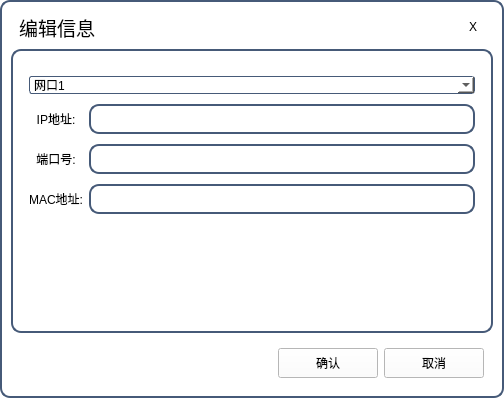
<?xml version="1.0" encoding="UTF-8"?>
<ui version="4.0">
 <class>dlog_editnet</class>
 <widget class="QDialog" name="dlog_editnet">
  <property name="geometry">
   <rect>
    <x>0</x>
    <y>0</y>
    <width>504</width>
    <height>398</height>
   </rect>
  </property>
  <property name="windowTitle">
   <string>Form</string>
  </property>
  <property name="styleSheet">
   <string notr="true">#dlog_editnet{
background-color: rgb(255,255,255);
border:2px solid rgb(70,90,120);
border-radius:10px;
}</string>
  </property>
  <layout class="QGridLayout" name="gridLayout">
   <item row="0" column="0">
    <widget class="QWidget" name="titleBar" native="true">
     <property name="maximumSize">
      <size>
       <width>16777215</width>
       <height>32</height>
      </size>
     </property>
     <property name="styleSheet">
      <string notr="true">color: rgb(0,0,0);
background-color: rgb(255,255,255);
font: 75 12pt &quot;微软雅黑&quot;;
border-top-left-radius:4px;
border-top-right-radius:4px;</string>
     </property>
     <layout class="QGridLayout" name="gridLayout_7">
      <property name="leftMargin">
       <number>0</number>
      </property>
      <property name="topMargin">
       <number>0</number>
      </property>
      <property name="rightMargin">
       <number>0</number>
      </property>
      <property name="bottomMargin">
       <number>0</number>
      </property>
      <property name="spacing">
       <number>0</number>
      </property>
      <item row="0" column="0">
       <layout class="QGridLayout" name="gridLayout_8">
        <property name="leftMargin">
         <number>6</number>
        </property>
        <item row="0" column="0">
         <layout class="QGridLayout" name="gridLayout_9"/>
        </item>
       </layout>
      </item>
      <item row="0" column="1">
       <widget class="QLabel" name="lbTitle">
        <property name="minimumSize">
         <size>
          <width>80</width>
          <height>0</height>
         </size>
        </property>
        <property name="font">
         <font>
          <family>微软雅黑</family>
          <pointsize>14</pointsize>
          <weight>9</weight>
          <italic>false</italic>
          <bold>false</bold>
         </font>
        </property>
        <property name="styleSheet">
         <string notr="true">color: rgb(0,0,0);
font: 75 14pt &quot;微软雅黑&quot;;
background-color: rgb(255,255,255);</string>
        </property>
        <property name="text">
         <string>编辑信息</string>
        </property>
        <property name="alignment">
         <set>Qt::AlignCenter</set>
        </property>
       </widget>
      </item>
      <item row="0" column="2">
       <layout class="QGridLayout" name="gridLayout_10">
        <property name="horizontalSpacing">
         <number>6</number>
        </property>
        <property name="verticalSpacing">
         <number>0</number>
        </property>
        <item row="0" column="0">
         <spacer name="horizontalSpacer_3">
          <property name="orientation">
           <enum>Qt::Horizontal</enum>
          </property>
          <property name="sizeHint" stdset="0">
           <size>
            <width>40</width>
            <height>20</height>
           </size>
          </property>
         </spacer>
        </item>
        <item row="0" column="1">
         <widget class="QPushButton" name="btnClose">
          <property name="sizePolicy">
           <sizepolicy hsizetype="Minimum" vsizetype="Expanding">
            <horstretch>0</horstretch>
            <verstretch>0</verstretch>
           </sizepolicy>
          </property>
          <property name="minimumSize">
           <size>
            <width>40</width>
            <height>32</height>
           </size>
          </property>
          <property name="maximumSize">
           <size>
            <width>16777215</width>
            <height>16777215</height>
           </size>
          </property>
          <property name="styleSheet">
           <string notr="true">QPushButton#btnClose{
    border-radius:0px;
	color: rgb(0,0,0);
    background-color:rgba(0,0,0,0);
    border-style:none;
	font: 75 12pt &quot;微软雅黑&quot;;
}

QPushButton#btnClose:hover{
        background-color: qlineargradient(spread:pad, x1:0, y1:1, x2:0, y2:0, stop:0 rgba(25, 134, 199, 0), stop:1 #636363);
}

QPushButton#btnClose:hover{
        background-color: qlineargradient(spread:pad, x1:0, y1:1, x2:0, y2:0, stop:0 rgba(238, 0, 0, 128), stop:1 rgba(238, 44, 44, 255));
}</string>
          </property>
          <property name="text">
           <string>X</string>
          </property>
          <property name="type" stdset="0">
           <string>btn_win_ctrl</string>
          </property>
         </widget>
        </item>
       </layout>
      </item>
     </layout>
    </widget>
   </item>
   <item row="1" column="0">
    <widget class="QWidget" name="wid_all" native="true">
     <property name="minimumSize">
      <size>
       <width>150</width>
       <height>0</height>
      </size>
     </property>
     <property name="styleSheet">
      <string notr="true">#wid_all{
border:2px solid rgb(70,90,120);
border-radius:10px;
background-color: rgb(255,255,255);
}</string>
     </property>
     <layout class="QGridLayout" name="gridLayout_5">
      <item row="0" column="0" colspan="2">
       <widget class="QStackedWidget" name="stackedWidget">
        <property name="styleSheet">
         <string notr="true">background-color: rgb(255,255,255);</string>
        </property>
        <property name="currentIndex">
         <number>0</number>
        </property>
        <widget class="QWidget" name="page_Net">
         <layout class="QGridLayout" name="gridLayout_4">
          <property name="leftMargin">
           <number>0</number>
          </property>
          <property name="topMargin">
           <number>9</number>
          </property>
          <property name="rightMargin">
           <number>0</number>
          </property>
          <property name="bottomMargin">
           <number>0</number>
          </property>
          <property name="spacing">
           <number>0</number>
          </property>
          <item row="0" column="0">
           <widget class="QWidget" name="widget_3" native="true">
            <property name="styleSheet">
             <string notr="true">background-color: rgb(255,255,255);</string>
            </property>
            <layout class="QGridLayout" name="gridLayout_3">
             <property name="verticalSpacing">
              <number>10</number>
             </property>
             <item row="2" column="0">
              <widget class="QLabel" name="label_6">
               <property name="minimumSize">
                <size>
                 <width>50</width>
                 <height>0</height>
                </size>
               </property>
               <property name="styleSheet">
                <string notr="true">color: rgb(0,0,0);
font: 75 11pt &quot;微软雅黑&quot;;
background-color: rgb(255,255,255);</string>
               </property>
               <property name="text">
                <string>端口号:</string>
               </property>
               <property name="alignment">
                <set>Qt::AlignCenter</set>
               </property>
              </widget>
             </item>
             <item row="3" column="0">
              <widget class="QLabel" name="label_7">
               <property name="minimumSize">
                <size>
                 <width>50</width>
                 <height>0</height>
                </size>
               </property>
               <property name="styleSheet">
                <string notr="true">color: rgb(0,0,0);
font: 75 11pt &quot;微软雅黑&quot;;
background-color: rgb(255,255,255);</string>
               </property>
               <property name="text">
                <string>MAC地址:</string>
               </property>
               <property name="alignment">
                <set>Qt::AlignCenter</set>
               </property>
              </widget>
             </item>
             <item row="1" column="1">
              <widget class="QLineEdit" name="lineEdit_ip">
               <property name="minimumSize">
                <size>
                 <width>0</width>
                 <height>30</height>
                </size>
               </property>
               <property name="styleSheet">
                <string notr="true">background-color: rgb(255,255,255);
border:2px solid rgb(70,90,120);
border-radius:10px;
color: rgb(216, 221, 210);</string>
               </property>
              </widget>
             </item>
             <item row="3" column="1">
              <widget class="QLineEdit" name="lineEdit_mac">
               <property name="minimumSize">
                <size>
                 <width>0</width>
                 <height>30</height>
                </size>
               </property>
               <property name="styleSheet">
                <string notr="true">background-color: rgb(255,255,255);
border:2px solid rgb(70,90,120);
border-radius:10px;
color: rgb(216, 221, 210);</string>
               </property>
              </widget>
             </item>
             <item row="2" column="1">
              <widget class="QLineEdit" name="lineEdit_port">
               <property name="minimumSize">
                <size>
                 <width>0</width>
                 <height>30</height>
                </size>
               </property>
               <property name="styleSheet">
                <string notr="true">background-color: rgb(255,255,255);
border:2px solid rgb(70,90,120);
border-radius:10px;
color: rgb(216, 221, 210);</string>
               </property>
              </widget>
             </item>
             <item row="1" column="0">
              <widget class="QLabel" name="label_5">
               <property name="minimumSize">
                <size>
                 <width>50</width>
                 <height>0</height>
                </size>
               </property>
               <property name="styleSheet">
                <string notr="true">color: rgb(0,0,0);
font: 75 11pt &quot;微软雅黑&quot;;
background-color: rgb(255,255,255);</string>
               </property>
               <property name="text">
                <string>IP地址:</string>
               </property>
               <property name="alignment">
                <set>Qt::AlignCenter</set>
               </property>
              </widget>
             </item>
             <item row="0" column="0" colspan="2">
              <widget class="QComboBox" name="comboBox">
               <property name="styleSheet">
                <string notr="true">border:1px solid rgb(70,90,120);
color: rgb(0,0,0);
border-radius:3px;
font: 75 11pt &quot;微软雅黑&quot;;
background-color: rgb(255,255,255);
</string>
               </property>
               <item>
                <property name="text">
                 <string>网口1</string>
                </property>
               </item>
               <item>
                <property name="text">
                 <string>网口2</string>
                </property>
               </item>
              </widget>
             </item>
            </layout>
           </widget>
          </item>
          <item row="1" column="0">
           <spacer name="verticalSpacer_2">
            <property name="orientation">
             <enum>Qt::Vertical</enum>
            </property>
            <property name="sizeHint" stdset="0">
             <size>
              <width>20</width>
              <height>43</height>
             </size>
            </property>
           </spacer>
          </item>
         </layout>
        </widget>
       </widget>
      </item>
     </layout>
    </widget>
   </item>
   <item row="2" column="0">
    <widget class="QWidget" name="widget" native="true">
     <property name="styleSheet">
      <string notr="true">background-color: rgb(255,255,255);</string>
     </property>
     <layout class="QGridLayout" name="gridLayout_6">
      <item row="0" column="2">
       <widget class="QPushButton" name="pushButton_2">
        <property name="minimumSize">
         <size>
          <width>100</width>
          <height>30</height>
         </size>
        </property>
        <property name="styleSheet">
         <string notr="true">QPushButton{
border:1px solid rgb(70,90,120);
color: rgb(255, 255, 255);
border-radius:3px;
font: 75 11pt &quot;微软雅黑&quot;;
background-color: rgb(153,217,234);
}
QPushButton:hover{
color: rgb(25, 118, 210);
background-color: rgb(227, 236, 255);
};</string>
        </property>
        <property name="text">
         <string>取消</string>
        </property>
       </widget>
      </item>
      <item row="0" column="1">
       <widget class="QPushButton" name="pushButton">
        <property name="minimumSize">
         <size>
          <width>100</width>
          <height>30</height>
         </size>
        </property>
        <property name="styleSheet">
         <string notr="true">QPushButton{
border:1px solid rgb(70,90,120);
color: rgb(255, 255, 255);
border-radius:3px;
font: 75 11pt &quot;微软雅黑&quot;;
background-color: rgb(153,217,234);
}
QPushButton:hover{
color: rgb(25, 118, 210);
background-color: rgb(227, 236, 255);
};</string>
        </property>
        <property name="text">
         <string>确认</string>
        </property>
       </widget>
      </item>
      <item row="0" column="0">
       <spacer name="horizontalSpacer_2">
        <property name="orientation">
         <enum>Qt::Horizontal</enum>
        </property>
        <property name="sizeHint" stdset="0">
         <size>
          <width>40</width>
          <height>20</height>
         </size>
        </property>
       </spacer>
      </item>
     </layout>
    </widget>
   </item>
  </layout>
 </widget>
 <resources/>
 <connections/>
</ui>
